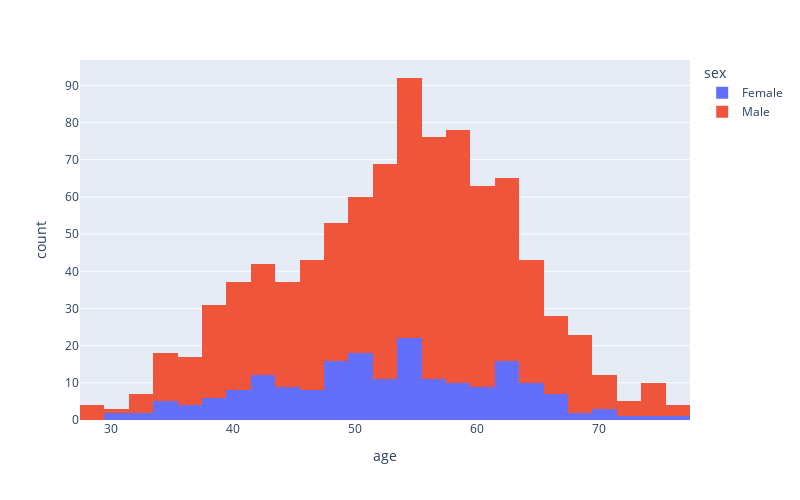

Notebook source saved alongside this figure:
### Code cell
# plot this using plotly with ploting female first then male
fig = px.histogram(df, x='age', color='sex', nbins=30,category_orders={'sex':['Female','Male']})
fig.update_layout(width=800, height=500)
fig.show()

### Figure 1 — Plotly figure (JSON) as saved in the notebook; plotly's stock layout.template omitted (floating-point values rounded to 4 significant figures; data arrays with more than 128 entries replaced by an {"elided": "..."} marker saying what was removed)
{"data": [{"alignmentgroup": "True", "bingroup": "x", "hovertemplate": "sex=Female<br>age=%{x}<br>count=%{y}<extra></extra>", "legendgroup": "Female", "marker": {"color": "#636efa", "pattern": {"shape": ""}}, "name": "Female", "nbinsx": 30, "offsetgroup": "Female", "orientation": "v", "showlegend": true, "type": "histogram", "x": {"elided": "194 int values"}, "xaxis": "x", "yaxis": "y"}, {"alignmentgroup": "True", "bingroup": "x", "hovertemplate": "sex=Male<br>age=%{x}<br>count=%{y}<extra></extra>", "legendgroup": "Male", "marker": {"color": "#EF553B", "pattern": {"shape": ""}}, "name": "Male", "nbinsx": 30, "offsetgroup": "Male", "orientation": "v", "showlegend": true, "type": "histogram", "x": {"elided": "726 int values"}, "xaxis": "x", "yaxis": "y"}], "layout": {"barmode": "relative", "height": 500, "legend": {"title": {"text": "sex"}, "tracegroupgap": 0}, "margin": {"t": 60}, "width": 800, "xaxis": {"anchor": "y", "domain": [0, 1], "title": {"text": "age"}}, "yaxis": {"anchor": "x", "domain": [0, 1], "title": {"text": "count"}}}}
